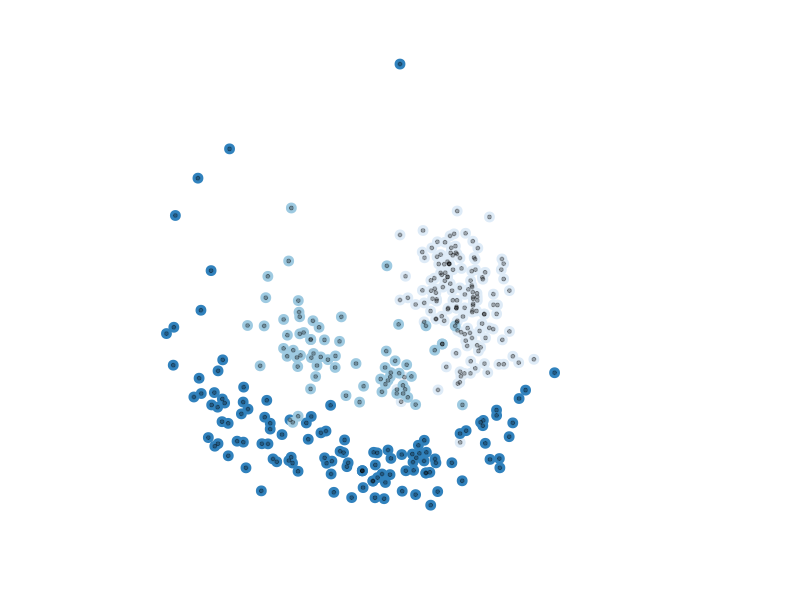

Source code (R):
## ---- chunk 1
library(tidyverse)

penguins |>
  drop_na() |>
  ggplot(aes(x = bill_len, y = flipper_len, color = species)) +
  geom_point(size = 3) +
  geom_point(size = 1, color = "black", alpha = 0.3) +
  coord_polar() +
  theme_void() +
  scale_color_brewer() +
  theme(legend.position = "none")
